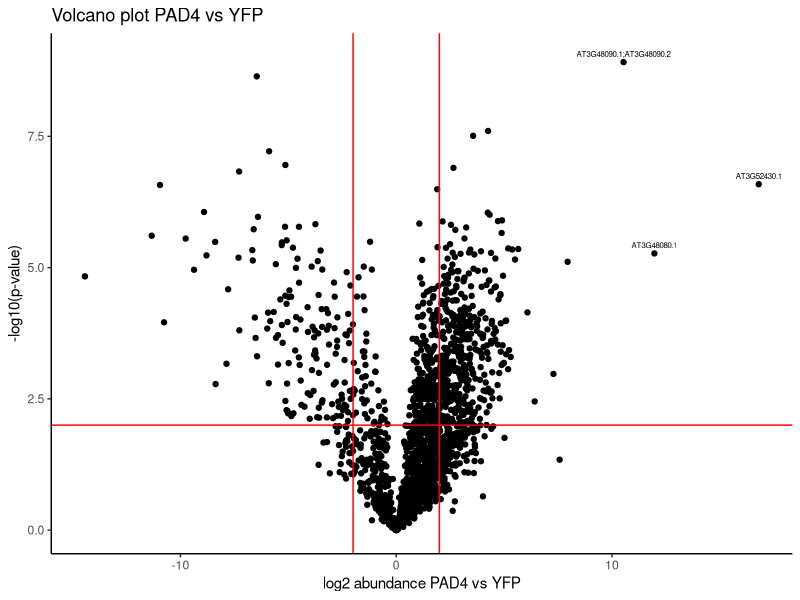
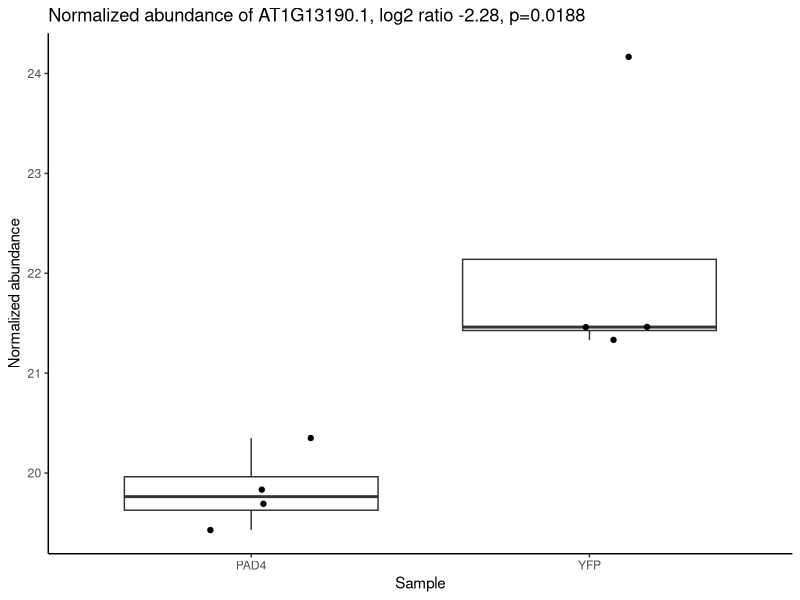

Generate these figures, in order, with R:
# Week 2 challenge
# Volcano plot and boxplot of relative protein
# quantification data from a proteomics experiment.

# > str(proteomics_data)
# 'data.frame':	1877 obs. of  13 variables:
#   $ Fasta.headers           : chr  "AT1G01080.1 | Symbols:  | RNA-binding (RRM/RBD/RNP motifs) family protein | chr1:45503-46789 REVERSE LENGTH=293"| __truncated__ "AT1G01090.1 | Symbols: PDH-E1 ALPHA | pyruvate dehydrogenase E1 alpha | chr1:47705-49166 REVERSE LENGTH=428" "AT1G01320.2 | Symbols:  | Tetratricopeptide repeat (TPR)-like superfamily protein | chr1:121582-130099 REVERSE "| __truncated__ "AT1G01610.1 | Symbols: ATGPAT4, GPAT4 | glycerol-3-phosphate acyltransferase 4 | chr1:221950-224255 REVERSE LENGTH=503" ...
# $ Protein.IDs             : chr  "AT1G01080.1;AT1G01080.2" "AT1G01090.1" "AT1G01320.2;AT1G01320.1" "AT1G01610.1" ...
# $ Majority.protein.IDs    : chr  "AT1G01080.1;AT1G01080.2" "AT1G01090.1" "AT1G01320.2;AT1G01320.1" "AT1G01610.1" ...
# $ Norm_abundance_PAD4_rep1: num  22.6 22.4 26.2 24.5 23.1 ...
# $ Norm_abundance_PAD4_rep2: num  23.2 22.5 26.3 24.2 20.8 ...
# $ Norm_abundance_PAD4_rep3: num  22.4 22.4 26.3 24.5 23.5 ...
# $ Norm_abundance_PAD4_rep4: num  23.3 22.3 26.2 23.8 25.2 ...
# $ Norm_abundance_YFP_rep1 : num  19.4 23 24.9 21 22.3 ...
# $ Norm_abundance_YFP_rep2 : num  19.1 22.7 25 20.5 19.8 ...
# $ Norm_abundance_YFP_rep3 : num  20.7 20.1 25.7 19.5 21 ...
# $ Norm_abundance_YFP_rep4 : num  20.7 23.1 25.5 21.2 20.1 ...
# $ log2_PAD4_vs_YFP        : num  2.882 0.212 0.971 3.727 2.313 ...
# $ pval_PAD4_vs_YFP        : num  0.000845 0.77466 0.001873 0.000113 0.074875 ...

library(tidyverse)

# Fri Feb 14 15:55:28 2025 ------------------------------

proteomics_data <- read.table("data/Sun-etal-2021-IP-MS-PAD4-vs-YFP.txt", 
                              header = TRUE, sep = "\t")
diff_abundant <- subset(proteomics_data, proteomics_data$log2_PAD4_vs_YFP > 10)

png("output/challenge_volcano_plot.png")
proteomics_data %>% 
  ggplot(aes(x = log2_PAD4_vs_YFP, y = -log10(pval_PAD4_vs_YFP))) +
    geom_point() +
    geom_text(aes(x = log2_PAD4_vs_YFP, 
                  y = -log10(pval_PAD4_vs_YFP), 
                  label = Protein.IDs), 
              data = diff_abundant,
              vjust = "outward", nudge_y = 0.1, size = 2) +
    geom_vline(xintercept = c(-2, 2), color = "red") +
    geom_hline(yintercept = 2, color = "red") +
    labs(title = "Volcano plot PAD4 vs YFP", 
         x = "log2 abundance PAD4 vs YFP", 
         y = "-log10(p-value)") +
    theme_classic()
dev.off()



protein <- proteomics_data[101,]
plot_data <- protein %>% 
  pivot_longer(cols = starts_with("Norm"),
               names_to = c(NA, NA, "Sample","Replicate"),
               names_sep = "_",
               values_to = "Normalized.abundance")

png("output/challenge_boxplot.png")
plot_data %>% 
  ggplot(aes(x = Sample, y = Normalized.abundance)) +
  geom_boxplot(outlier.shape = NA) +
  geom_jitter(width = 0.2) +
  labs(title = "Normalized abundance of AT1G13190.1, log2 ratio -2.28, p=0.0188", 
       y = "Normalized abundance") +
  theme_classic()
dev.off()
